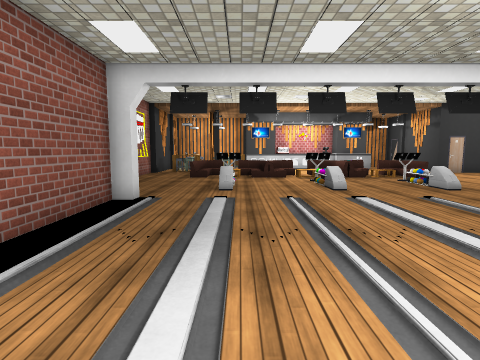
View 1 (above)

21 first-person views from a walk through a scene from a Unity 3-D project. The camera is 1.4 m above the floor, tilts 6° down and sees 80° across. The floor is counted in squares, 1 m on a side. Each view is taken from the middle of a square. On the plan, view 1 faces up. The plan holds only what a view shows up to about 14 squares ahead; the rest is blank. Some surface patterns are stand-ins.

View 2
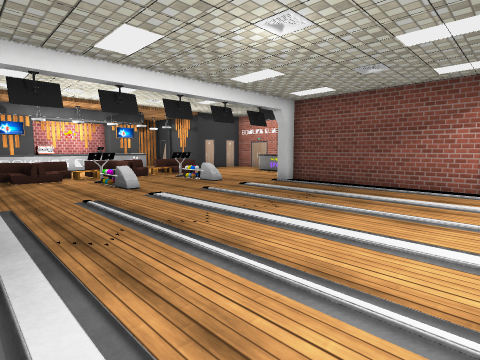

View 3
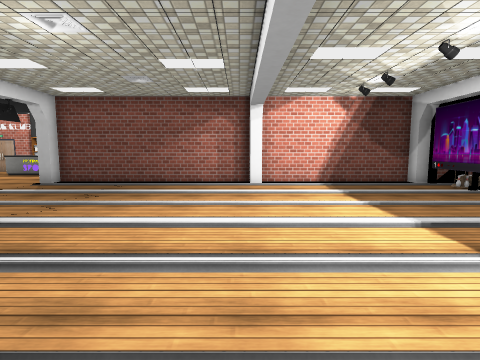

View 4
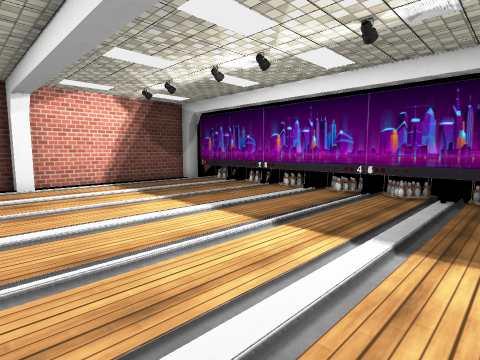

View 5
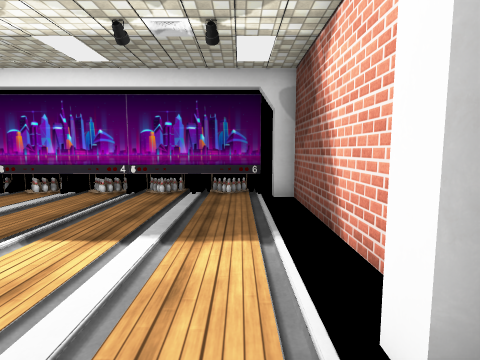

View 6
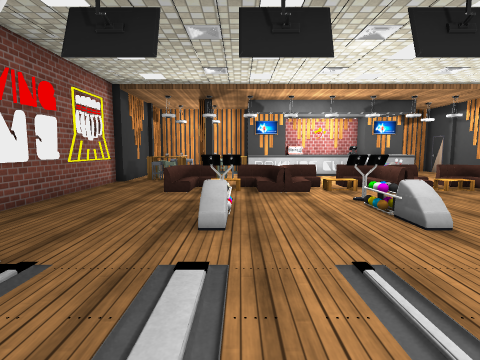

View 7
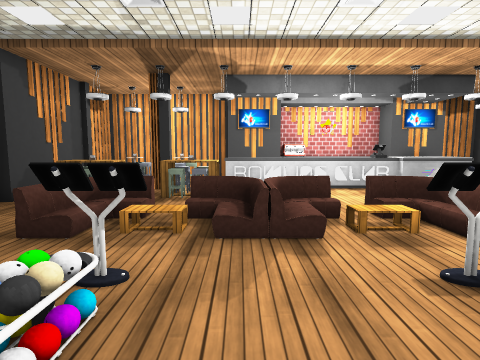

View 8
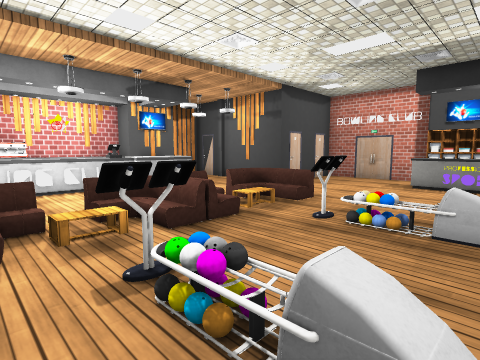

View 9
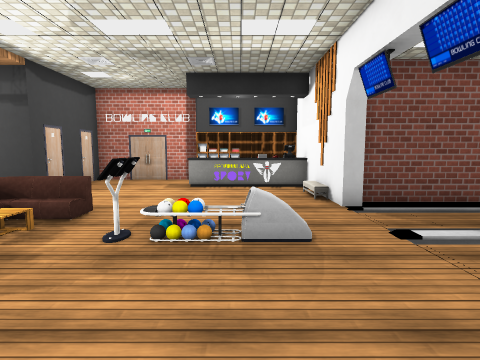

View 10
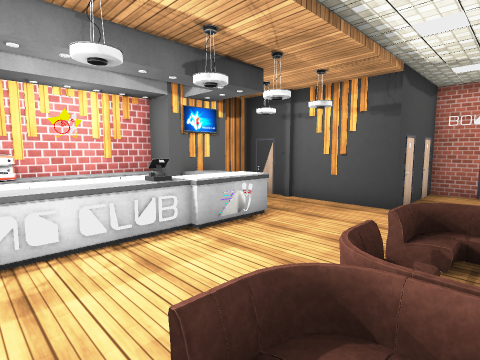

View 11
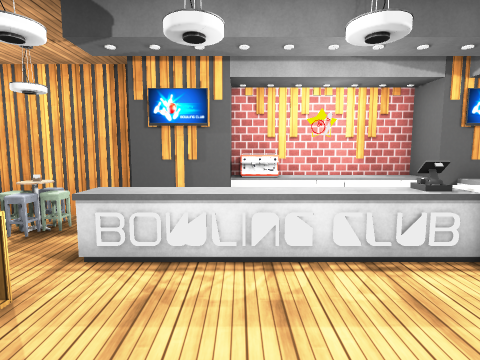

View 12
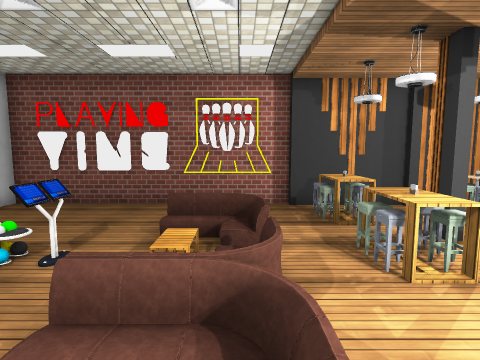

View 13
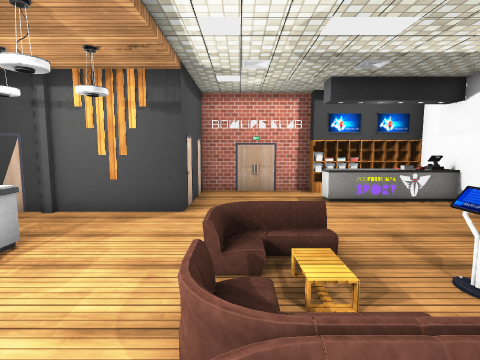

View 14
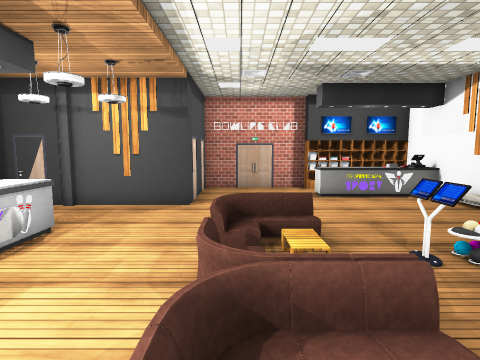

View 15
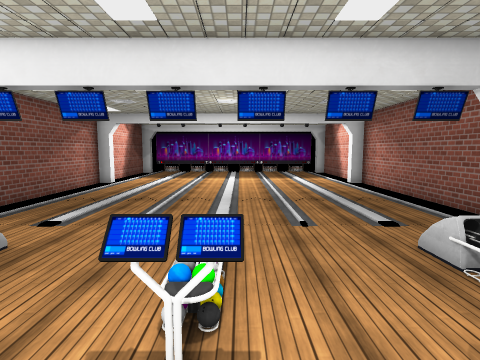

View 16
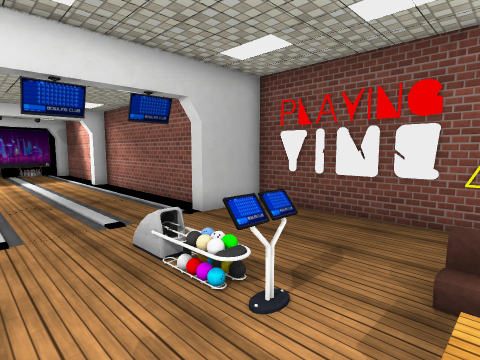

View 17
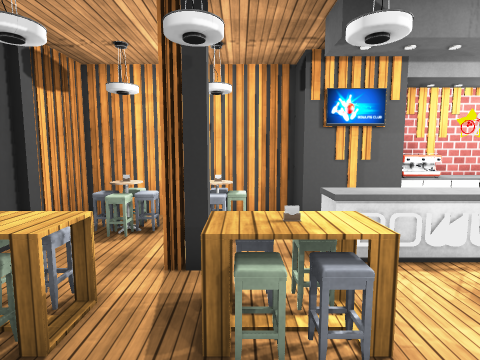

View 18
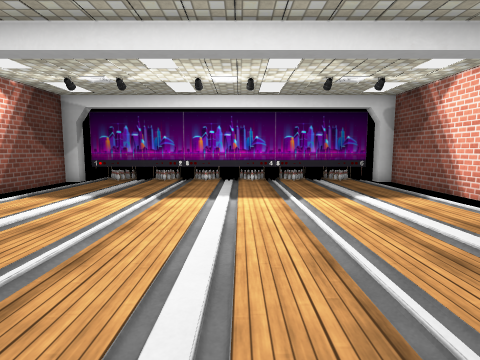

View 19
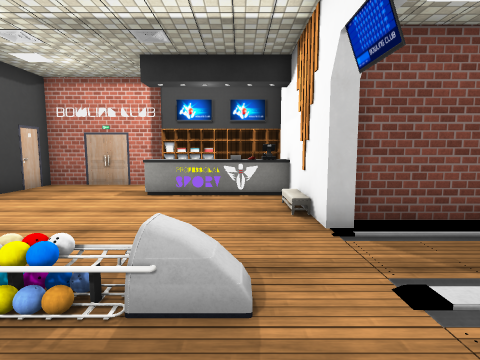

View 20
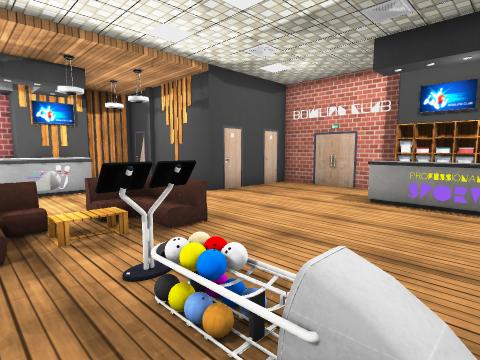

View 21
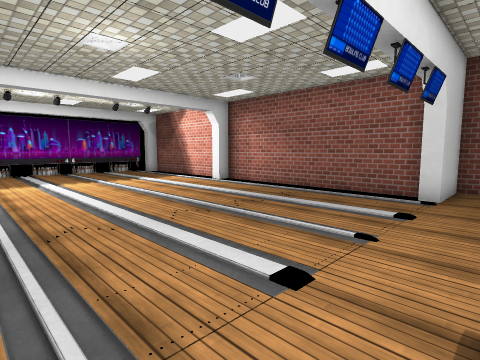

### Floor plan
Key: @ floor where view 1 was taken; # wall or solid block; x gap in a wall; . main floor; : floor 0.25 m higher than the main floor; + floor 0.5 m higher than the main floor; / step, stairs or slope; = window, fence, low wall or low ledge; ^ raised ledge; S sofa; T table; C column; M machine; E terminal; H shelf; O other object.
Columns run from 6 left of view 1 to 17 right of it. Each row starts with its distance up from view 1.
 24  ##################
 23  #OOOOCCCMMOOOCCC.#
 22  #OOOO.       ^^..#
 21  #..x..^^^^^E^^^..#
 20  #..C..^^^^^=^^^..#
 19  #TT.TT...........#
 18 ##TT.TT...........######
 17 #......................#
 16 #...S//SS//S://S.......#
 15 #...+///+//SS//S.......#
 14 #......................#
 13 #....OO..OO..OO.....O.H#
 12 #...................O H
 11 #...................O H
 10 #....O...O...O......O H
  9 #...................E H
  8 ###..............######
  7   #..............#
  6   #..............#
  5   #..............#
  4   #..............#
  3   #..............#
  2   #..............#
  1   #..............#
  0   #...@.........##
 -1   #.............##
 -2   #..............#
 -3   #..............#
 -4   #..............#
 -5   #..............#
 -6   #..............#
 -7   #.............##
 -8   ##O##########O##
 -9     OOOOOOOOOOOO#

Where each view was taken, in squares from view 1:
view 1: 0 up, 0 right, facing up
view 2: 0 up, 1 left, facing up-right
view 3: 0 up, 2 left, facing right
view 4: 1 up, 2 left, facing down-right
view 5: 1 up, 2 left, facing down
view 6: 5 up, 0 right, facing up
view 7: 10 up, 1 right, facing up
view 8: 10 up, 2 right, facing up-right
view 9: 11 up, 3 right, facing right
view 10: 15 up, 3 right, facing up-right
view 11: 16 up, 3 right, facing up
view 12: 16 up, 4 right, facing left
view 13: 16 up, 4 right, facing right
view 14: 16 up, 3 right, facing right
view 15: 15 up, 3 right, facing down
view 16: 15 up, 2 right, facing down-left
view 17: 16 up, 1 left, facing up
view 18: 5 up, 3 right, facing down
view 19: 10 up, 5 right, facing right
view 20: 10 up, 6 right, facing up-right
view 21: 10 up, 6 right, facing down-left
